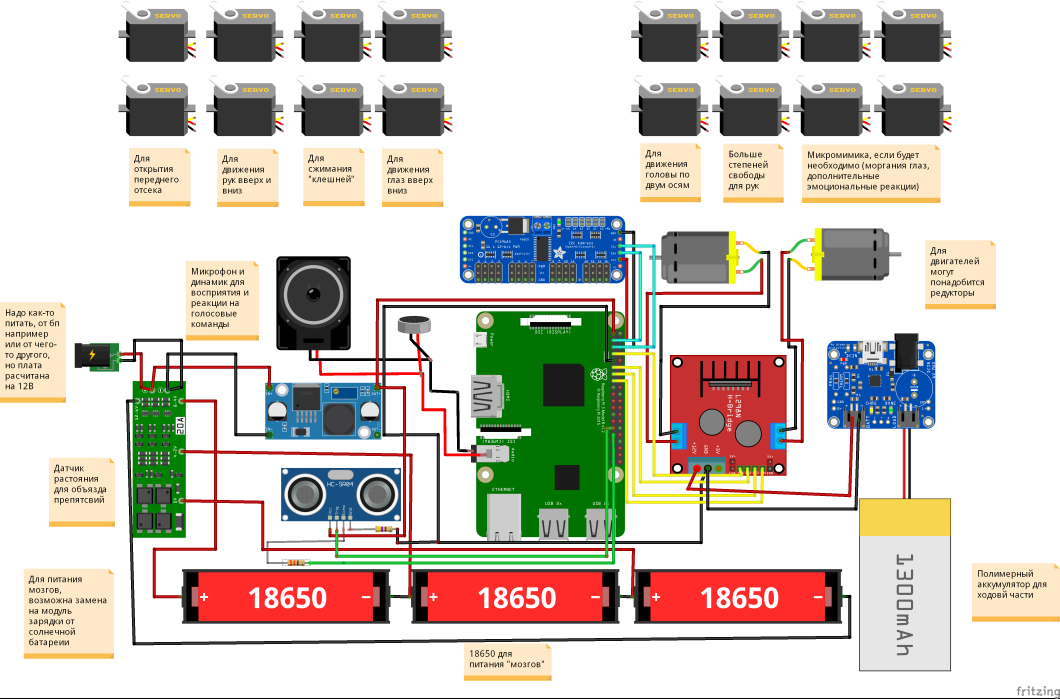
#> input picture Schem v1.0.png, 4239 x 2793 px, given in place of the camera (shown at 1/4 size)
$ python CV.py
#> lines starting #> are read from the running program, lines starting #| are printed output that depends on the picture; after the words box and inside, x2 and y2 are one past the last pixel; in counts of white or black regions, pixels touching at a corner belong together
### opencv/video.py
#!/usr/bin/env python

'''
Video capture sample.
Sample shows how VideoCapture class can be used to acquire video
frames from a camera of a movie file. Also the sample provides
an example of procedural video generation by an object, mimicking
the VideoCapture interface (see Chess class).
'create_capture' is a convenience function for capture creation,
falling back to procedural video in case of error.
Usage:
    video.py [--shotdir <shot path>] [source0] [source1] ...'
    sourceN is an
     - integer number for camera capture
     - name of video file
     - synth:<params> for procedural video
Synth examples:
    synth:bg=lena.jpg:noise=0.1
    synth:class=chess:bg=lena.jpg:noise=0.1:size=640x480
Keys:
    ESC    - exit
    SPACE  - save current frame to <shot path> directory
'''

# Python 2/3 compatibility
from __future__ import print_function

import numpy as np
import cv2 as cv

import re

from numpy import pi, sin, cos

# local modules
from tst_scene_render import TestSceneRender
import common

class VideoSynthBase(object):
    # [14 lines left out: function __init__, not called in this run]

    def render(self, dst):
        pass

    # [15 lines left out: function read, not called in this run]

    def isOpened(self):
        return True

class Book(VideoSynthBase):
    # [11 lines left out: functions __init__, read, not called in this run]

class Cube(VideoSynthBase):
    def __init__(self, **kw):
        super(Cube, self).__init__(**kw)
        self.render = TestSceneRender(cv.imread(cv.samples.findFile('pca_test1.jpg')), deformation = True,  speed = 1)

    # [5 lines left out: function read, not called in this run]

class Chess(VideoSynthBase):
    # [45 lines left out: functions __init__, draw_quads, render, not called in this run]


classes = dict(chess=Chess, book=Book, cube=Cube)

presets = dict(
    empty = 'synth:',
    lena = 'synth:bg=lena.jpg:noise=0.1',
    chess = 'synth:class=chess:bg=lena.jpg:noise=0.1:size=640x480',
    book = 'synth:class=book:bg=graf1.png:noise=0.1:size=640x480',
    cube = 'synth:class=cube:bg=pca_test1.jpg:noise=0.0:size=640x480'
)


def create_capture(source = 0, fallback = presets['chess']):
    '''source: <int> or '<int>|<filename>|synth [:<param_name>=<value> [:...]]'
    '''
    source = str(source).strip()

    # Win32: handle drive letter ('c:', ...)
    source = re.sub(r'(^|=)([a-zA-Z]):([/\\a-zA-Z0-9])', r'\1?disk\2?\3', source)
    chunks = source.split(':')
    chunks = [re.sub(r'\?disk([a-zA-Z])\?', r'\1:', s) for s in chunks]

    source = chunks[0]
    try: source = int(source)
    except ValueError: pass
    params = dict( s.split('=') for s in chunks[1:] )

    cap = None
    if source == 'synth':
        Class = classes.get(params.get('class', None), VideoSynthBase)
        try: cap = Class(**params)
        except: pass
    else:
        cap = cv.VideoCapture(source)
        if 'size' in params:
            w, h = map(int, params['size'].split('x'))
            cap.set(cv.CAP_PROP_FRAME_WIDTH, w)
            cap.set(cv.CAP_PROP_FRAME_HEIGHT, h)
    if cap is None or not cap.isOpened():
        print('Warning: unable to open video source: ', source)
        if fallback is not None:
            return create_capture(fallback, None)
    return cap

# [30 lines that do not run on import are left out]

### opencv/CV.py
import numpy as np
import cv2
import video

#сигнал от клиента
USLOVNAYA_PEREMENNAYA = 1;
#Устанавливаем диапозон по hsv
if(USLOVNAYA_PEREMENNAYA == 0):
    hsv_min = np.array((40,100,100), np.uint8)
    hsv_max = np.array((80,255,255), np.uint8)
else:
    hsv_min = np.array((110,120,120), np.uint8)
    hsv_max = np.array((130,255,255), np.uint8)
#окна для вывода инфы(отключить на малинке)
# cv2.namedWindow( "result" )
# cv2.namedWindow( "contours" )
# cv2.namedWindow( "thresh" )


# цвет прямоугольника (B, G, R)
RECTCOLOR = (0, 255, 0)

# толщина линии прямоугольника
RTHICK = 2

# определяем функцию проверки размера пятна
BLOBSIZE = 1300
def checkSize(w, h):
    if w * h > BLOBSIZE:
        return True
    else:
        return False

my_color = (0,0,255)

#номер вебки
cap = video.create_capture(0)
#разрешение потока
height = 720
width = 1280
cap.set(3, width)
cap.set(4, height)
crange = [0,0,0, 0,0,0]
width_center=width/2;

while (cap.isOpened()):
    flag, img = cap.read(0)
#> img is the input picture: shape (2793, 4239, 3); mean B, G, R 191.7, 200.1, 206.4
    # меняем цветовую модель с BGR на HSV
    hsv = cv2.cvtColor(img, cv2.COLOR_BGR2HSV )
#> hsv: shape (2793, 4239, 3); mean H, S, V 7.9, 37.9, 215.8
    # применяем цветовой фильтр
    thresh = cv2.inRange(hsv, hsv_min, hsv_max )
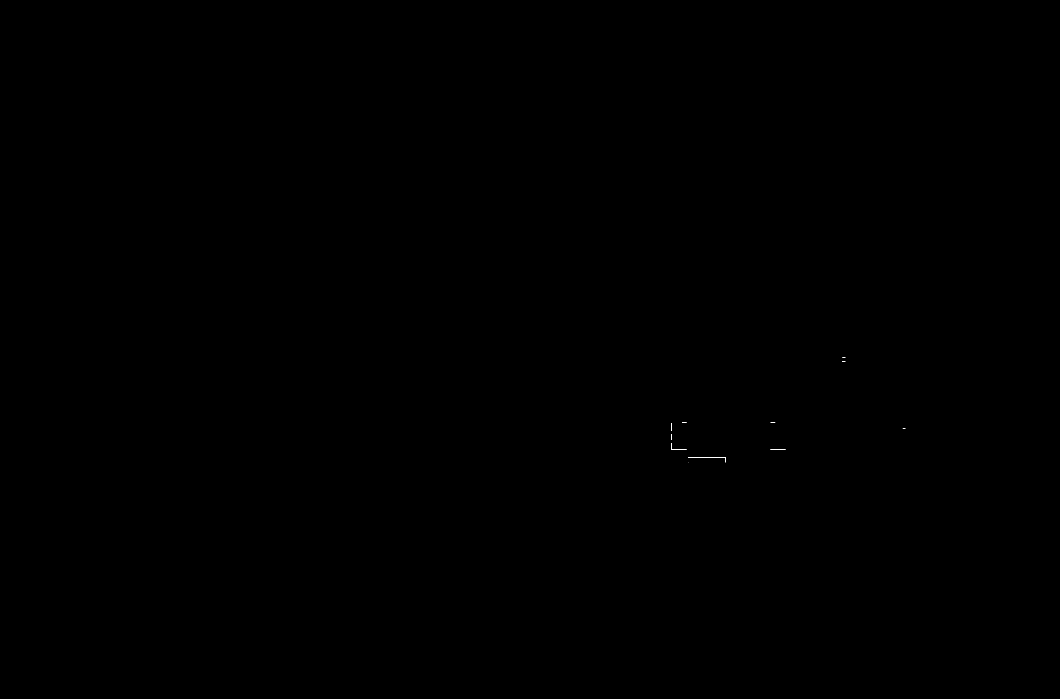
#> thresh: shape (2793, 4239) (shown at 1/4 size); 0% white in thin lines or dots, all inside (x1, y1, x2, y2) = (2684, 1430, 3622, 1850)
    # ищем контуры и складируем их в переменную contours
    contours, hierarchy = cv2.findContours(thresh.copy(), cv2.RETR_TREE, cv2.CHAIN_APPROX_SIMPLE)
#> contours = 11 contours, all with area under 20

    kernel = np.ones((5, 5), np.uint8)
    cv2.dilate(thresh, kernel, iterations = 1)
    cv2.erode(thresh, kernel, iterations = 1)
    # hierarchy хранит информацию об иерархии
    # отображаем контуры поверх изображения
    cv2.drawContours(img, contours, -1, (255, 0, 0), 2, cv2.LINE_AA, hierarchy, 0)
    cv2.imshow('contours', img)
    cv2.drawContours(img, contours, -1, (255, 0, 0), 2, cv2.LINE_AA, hierarchy, 2)
    image=img
    center_rectangle=2
    # если контуры найдены...
    if len(contours) != 0:
        # выводим найденные контуры
        # находим контуры бОльшего размера
        c = max(contours, key = cv2.contourArea)
#> c = [[2752, 1828], [2901, 1828], [2902, 1829], [2902, 1849], [2902, 1828]]
        # получаем координаты прямоугольника, в который они вписаны
        x,y,w,h = cv2.boundingRect(c)
#> x = 2752; y = 1828; w = 151; h = 22
        # если прямоугольник достаточного размера...
        if checkSize(w, h):
            # выводим его
            cv2.rectangle(image, (x, y), (x+w, y+h), RECTCOLOR, RTHICK)
            cv2.putText(img, str("UP left")+str(x)+" "+str(y), (x,y), cv2.FONT_HERSHEY_COMPLEX_SMALL, 1, my_color, 2, cv2.LINE_AA)
            cv2.putText(img, str("UP right")+str(x+h)+" "+str(y), (x+h,y), cv2.FONT_HERSHEY_COMPLEX_SMALL, 1, my_color, 2, cv2.LINE_AA)
            cv2.putText(img, str("down left")+str(x)+" "+str(y+w), (x,y+w), cv2.FONT_HERSHEY_COMPLEX_SMALL, 1, my_color, 2, cv2.LINE_AA)
            cv2.putText(img, str("down right")+ str(x+h)+" "+str(y+w), (x+h,y+w), cv2.FONT_HERSHEY_COMPLEX_SMALL, 1, my_color, 2, cv2.LINE_AA)
            center_rectangle = x + h/2;
#> center_rectangle = 2763
    if(width_center < center_rectangle and abs(width_center-center_rectangle)>300):
        print("GO RIGHT!!!!")
    if(width_center > center_rectangle and abs(width_center-center_rectangle)>300):
        print("GO LEFT!!!!")
    # выводим итоговое изображение в окно
    cv2.imshow('test', image)
    cv2.imshow('result', img)
    cv2.imshow('thresh', thresh)

    ch = cv2.waitKey(5)
#> (key Esc is pressed here)
    if ch == 27:
        break


cap.release()
# cv2.destroyAllWindows()
